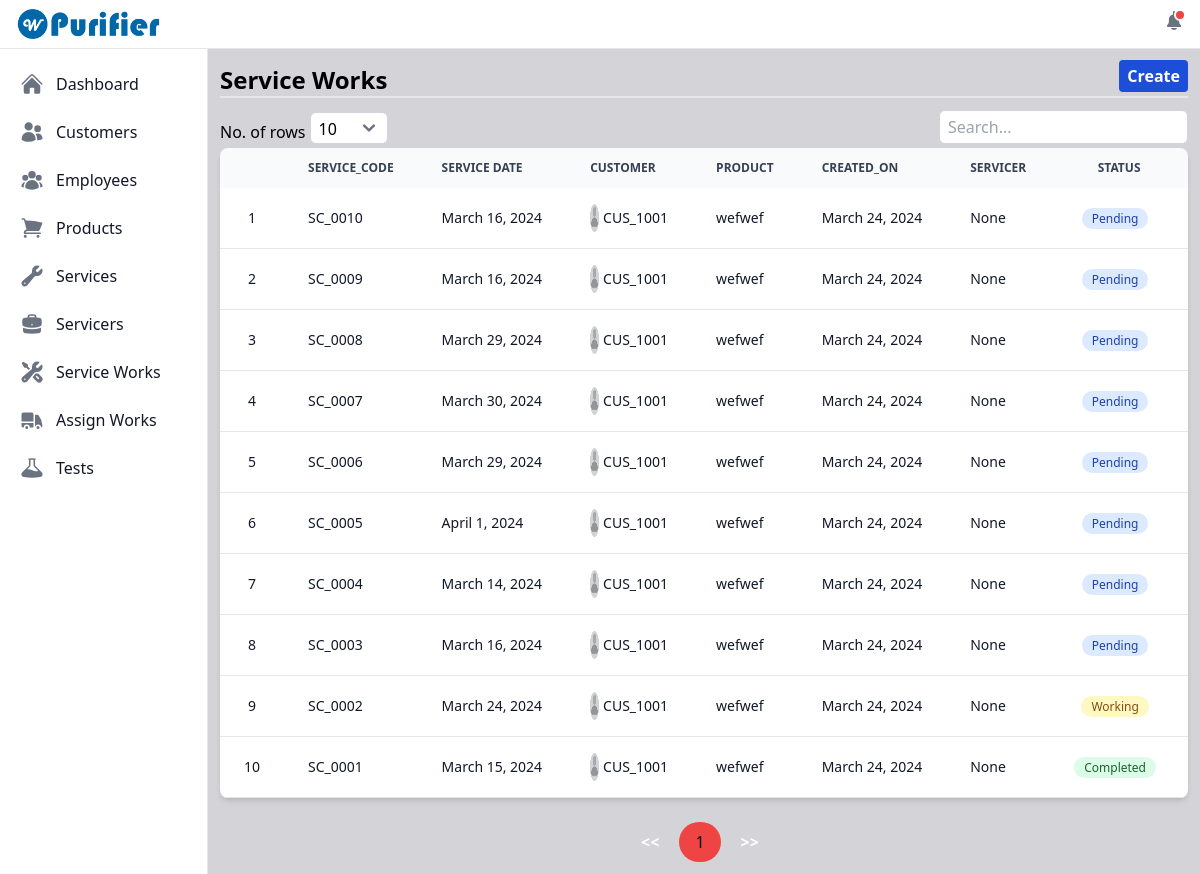
The page /view_serviceworks/ (signed in) on the database as committed earlier.
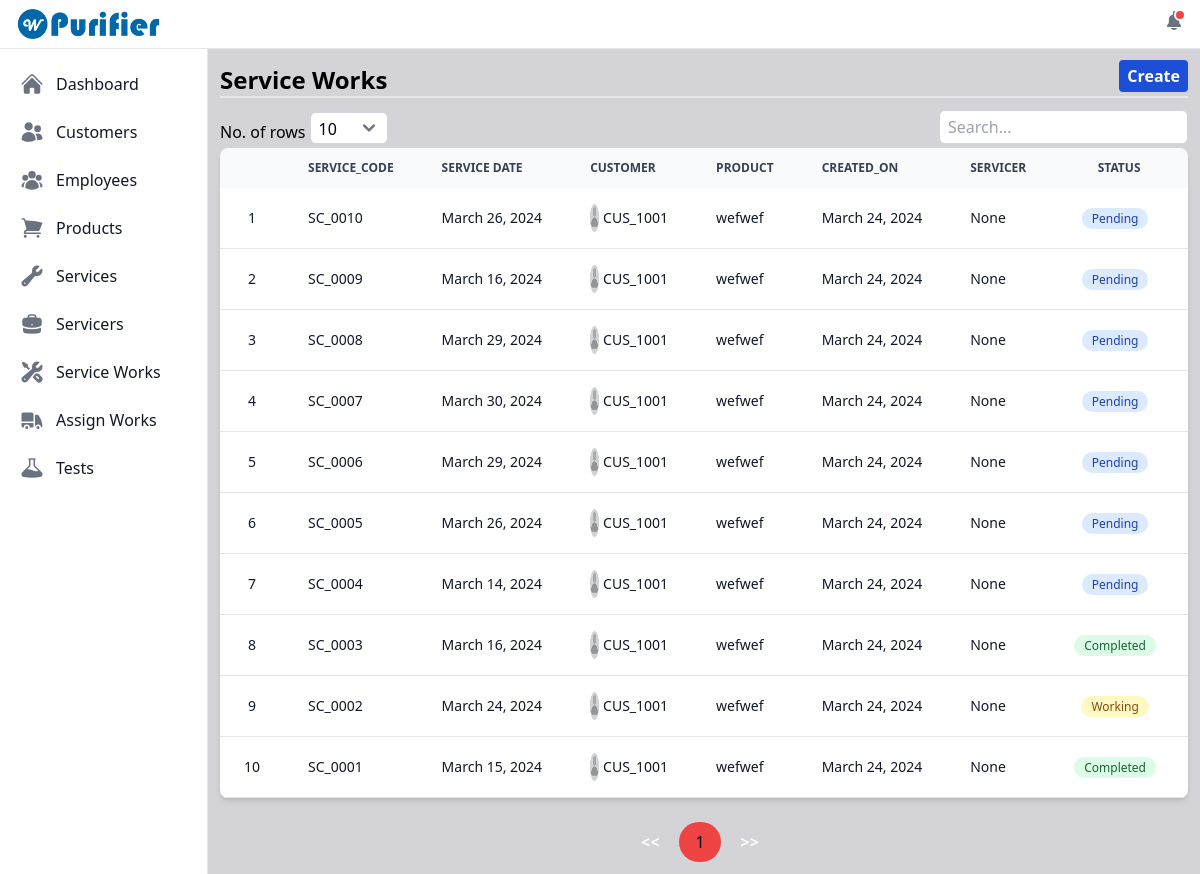
The same page on the database as committed later.
### purifier/models.py (models this page shows, shortened)
class ServiceWork(models.Model):
    STATUS_CHOICES = (
        ('pending', 'Pending'),
        ('working', 'Working'),
        ('completed', 'Completed'),
    )
    id = models.UUIDField(primary_key=True, default=uuid.uuid4, unique=True, editable=False)
    service_work_code = models.CharField(max_length=50, blank=True, unique=True)
    customer_code = models.ForeignKey(Customer, on_delete=models.CASCADE)
    product = models.ForeignKey(Product, on_delete=models.CASCADE)
    service_name = models.ManyToManyField(Service)
    comment_section = models.TextField(null=True, blank=True)
    service_date = models.DateField()
    remark_section = models.TextField(null=True, blank=True)
    status = models.CharField(max_length=30, choices=STATUS_CHOICES, default='pending')
    servicer = models.ForeignKey(Servicer, on_delete=models.SET_NULL, null=True, blank=True)
    created_on = models.DateField(auto_now_add=True)

class Customer(models.Model):
    id = models.UUIDField(primary_key=True, default=uuid.uuid4, unique=True, editable=False)
    profile = models.ImageField(null=True, blank=True, upload_to="customer_profiles/")
    name = models.CharField(max_length=50)
    email = models.EmailField(unique=True)
    address = models.TextField()
    mobile = models.CharField(max_length=20)
    whatsapp_number = models.CharField(max_length=20)
    installed_product = models.ManyToManyField(Product, blank=True)
    customer_code = models.CharField(max_length=50, blank=True, unique=True)
    location = models.CharField(max_length=250, null=True, blank=True)
    initial_password = models.CharField(max_length=150, blank=True, null=True)
    created_on = models.DateField(auto_now_add=True)
    def __str__(self) -> str:
        return self.customer_code

class Product(models.Model):
    id = models.UUIDField(primary_key=True, default=uuid.uuid4, unique=True, editable=False)
    product_serial = models.CharField(max_length=100, unique=True)
    category = models.ForeignKey(Category, on_delete=models.SET_NULL, blank=True, null=True)
    name = models.CharField(max_length=100)
    image = models.ImageField(null=True, blank=True, upload_to="product_images/")
    services = models.ManyToManyField(Service, blank=True)
    created_on = models.DateField(auto_now_add=True)
    def __str__(self) -> str:
        return self.name

### purifier/views.py (the view)
# urls.py: path('view_serviceworks/', views.viewServiceWorks, name='view_serviceworks'),
@login_required
def viewServiceWorks(request):
    service_works = ServiceWork.objects.all().order_by('-service_work_code')
    service_works_exists = service_works.exists()
    service_work_form = ServiceWorkForm()
    if request.method == 'GET':
        filter_customer = request.GET.get('customerSelect')
        selected_customer = request.GET.get('selectedCustomer')
        selected_product = request.GET.get('selectedProduct')
        try:
            if selected_customer:
                customer = get_object_or_404(Customer, pk=selected_customer)
                installed_products = customer.installed_product.all()
                products = Product.objects.filter(id__in=installed_products)
                products_data = [{'id': product.id, 'name': product.name, 'product_serial': product.product_serial} for product in products]
                data = {
                    'products': products_data,
                }
                return JsonResponse(data)
            if selected_product:
                product = get_object_or_404(Product, pk=selected_product)
                product_services = product.services.all()
                services = Service.objects.filter(id__in=product_services)
                services_data = [{'id': service.id, 'name': service.name} for service in services]
                data = {
                    'services': services_data,
                }
                return JsonResponse(data)
        except Product.DoesNotExist:
            return JsonResponse({'error': 'Product not found'}, status=404)
        except Customer.DoesNotExist:
                return JsonResponse({'error': 'Customer not found'}, status=404)
    context = {'service_works': service_works, 'service_works_exists': service_works_exists, 'service_work_form': service_work_form}
    return render(request, 'servicework/view_serviceworks.html', context)

### user_management/models.py (called while the page is built)
    def __str__(self):
        return self.username

### purifier/templates/servicework/view_serviceworks.html (shortened to what the changed rows need)
{% extends "index.html" %}
{% load static %}
{% block content %}
    <div class="mt-3">
        {% if service_works_exists %}
        <div class="relative overflow-x-auto shadow-md sm:rounded-lg">
            <table id="servicework_table" class="w-full text-sm text-left rtl:text-right text-gray-500 dark:text-gray-400">
                <thead class="text-xs text-gray-700 uppercase bg-gray-50 dark:bg-gray-700 dark:text-gray-400">
                    <tr>
                        <th scope="col" class="px-6 py-3 text-center"></th>
                        <th scope="col" class="px-6 py-3">Service_code</th>
                        <th scope="col" class="px-6 py-3">Service Date</th>
                        <th scope="col" class="px-6 py-3">Customer</th>
                        <th scope="col" class="px-6 py-3">Product</th>
                        <th scope="col" class="px-6 py-3">Created_On</th>
                        <th scope="col" class="px-6 py-3">Servicer</th>
                        <th scope="col" class="px-6 py-3 text-center">Status</th>
                    </tr>
                </thead>
                <tbody>
                    {% for service_work in service_works %}
                        <tr class="bg-white border-b dark:bg-gray-800 dark:border-gray-700 hover:bg-gray-50 dark:hover:bg-gray-600">
                            <th scope="row" class="px-6 py-4 font-medium text-gray-900 whitespace-nowrap dark:text-white text-center">{{ forloop.counter }}</th>
                            <th scope="row" class="px-6 py-4 font-medium text-gray-900 whitespace-nowrap dark:text-white">
                                <a href='{% url "purifier:each_service_work" service_work.id %}'>{{ service_work.service_work_code }}</a>
                            </th>
                            <th scope="row" class="px-6 py-4 font-medium text-gray-900 whitespace-nowrap dark:text-white">
                                <a href='{% url "purifier:each_service_work" service_work.id %}'>{{ service_work.service_date }}</a>
                            </th>
                            <th scope="row" class="flex items-center px-6 py-4 font-medium text-gray-900 whitespace-nowrap dark:text-white">
                                <a href='{% url "purifier:each_service_work" service_work.id %}'>
                                    {% if service_work.customer_code.profile %}
                                        <img src="{{service_work.customer_code.profile.url}}" alt="Profile not loading..." class="h-7 w-7 rounded-full">
                                    {% else %}
                                        <img src="{% static 'images/default.png' %}" alt="Profile not loading..." class="h-7 w-7 rounded-full">
                                    {% endif %}
                                </a>
                                <a href='{% url "purifier:each_service_work" service_work.id %}' class="ms-1">{{ service_work.customer_code }}</a>
                            </th>
                            <th scope="row" class="px-6 py-4 font-medium text-gray-900 whitespace-nowrap dark:text-white">
                                <a href='{% url "purifier:each_service_work" service_work.id %}'>{{ service_work.product }}</a>
                            </th>
                            <th scope="row" class="px-6 py-4 font-medium text-gray-900 whitespace-nowrap dark:text-white">
                                <a href='{% url "purifier:each_service_work" service_work.id %}'>{{ service_work.created_on }}</a>
                            </th>
                            <th scope="row" class="px-6 py-4 font-medium text-gray-900 whitespace-nowrap dark:text-white">
                                <a href='{% url "purifier:each_service_work" service_work.id %}'>{{ service_work.servicer }}</a>
                            </th>
                            <th scope="row" class="px-6 py-4 font-medium text-gray-900 whitespace-nowrap dark:text-white text-center">
                                <a href='{% url "purifier:each_service_work" service_work.id %}'>
                                {% if service_work.status == 'pending' %}
                                    <span class="bg-blue-100 text-blue-800 text-xs font-medium me-2 px-2.5 py-0.5 rounded-full dark:bg-blue-900 dark:text-blue-300">{{ service_work.get_status_display }}</span>
                                {% elif service_work.status == 'working' %}
                                    <span class="bg-yellow-100 text-yellow-800 text-xs font-medium me-2 px-2.5 py-0.5 rounded-full dark:bg-yellow-900 dark:text-yellow-300">{{ service_work.get_status_display }}</span>
                                {% else %}
                                    <span class="bg-green-100 text-green-800 text-xs font-medium me-2 px-2.5 py-0.5 rounded-full dark:bg-green-900 dark:text-green-300">{{ service_work.get_status_display }}</span>
                                {% endif %}
                                </a>
                            </th>
                        </tr>
                    {% endfor %}
                </tbody>
            </table>
        </div>
        {% else %}
        <div class="flex justify-center">
            <span class="font-bold text-xl">No service works added. <a href="{% url "purifier:create_servicework" %}" class="text-blue-700">Create</a> a new service work.</span>
        </div>
        {% endif %}
    </div>
{% endblock content %}

Rows that differ between the two databases and show on the page:
changed ServiceWork "SC_0010": service_date "March 16, 2024" → "March 26, 2024"
changed ServiceWork "SC_0005": service_date "April 1, 2024" → "March 26, 2024"
changed ServiceWork "SC_0003": status "Pending" → "Completed"
